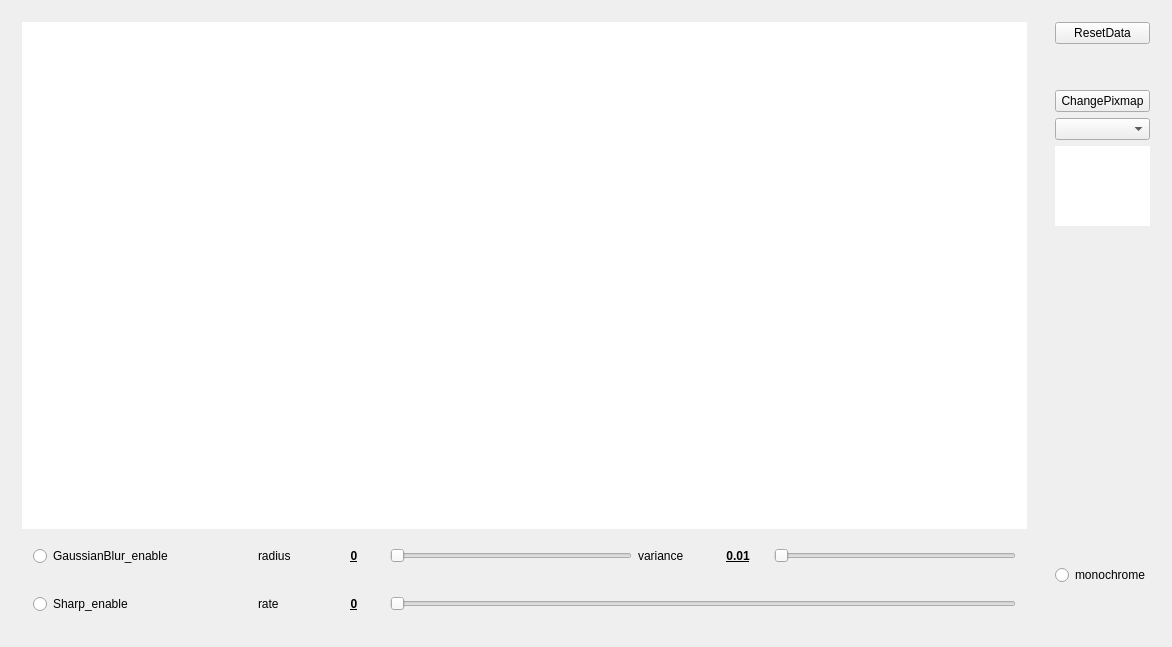
<?xml version="1.0" encoding="UTF-8"?>
<ui version="4.0">
 <class>Widget</class>
 <widget class="QWidget" name="Widget">
  <property name="enabled">
   <bool>true</bool>
  </property>
  <property name="geometry">
   <rect>
    <x>0</x>
    <y>0</y>
    <width>1172</width>
    <height>647</height>
   </rect>
  </property>
  <property name="windowTitle">
   <string>Widget</string>
  </property>
  <property name="styleSheet">
   <string notr="true"/>
  </property>
  <layout class="QHBoxLayout" name="horizontalLayout">
   <item>
    <widget class="QWidget" name="widget_no_use_1" native="true">
     <layout class="QVBoxLayout" name="verticalLayout">
      <item>
       <widget class="QWidget" name="widget_imgPaint" native="true">
        <property name="styleSheet">
         <string notr="true">background-color: rgb(255, 255, 255);</string>
        </property>
       </widget>
      </item>
      <item>
       <widget class="QWidget" name="widget_2" native="true">
        <property name="sizePolicy">
         <sizepolicy hsizetype="Preferred" vsizetype="Fixed">
          <horstretch>0</horstretch>
          <verstretch>0</verstretch>
         </sizepolicy>
        </property>
        <layout class="QHBoxLayout" name="horizontalLayout_2">
         <item>
          <widget class="QRadioButton" name="radioButton_GaussianBlur_enable">
           <property name="minimumSize">
            <size>
             <width>179</width>
             <height>0</height>
            </size>
           </property>
           <property name="text">
            <string>GaussianBlur_enable</string>
           </property>
          </widget>
         </item>
         <item>
          <spacer name="horizontalSpacer">
           <property name="orientation">
            <enum>Qt::Horizontal</enum>
           </property>
           <property name="sizeType">
            <enum>QSizePolicy::Fixed</enum>
           </property>
           <property name="sizeHint" stdset="0">
            <size>
             <width>40</width>
             <height>20</height>
            </size>
           </property>
          </spacer>
         </item>
         <item>
          <widget class="QLabel" name="labelR">
           <property name="minimumSize">
            <size>
             <width>60</width>
             <height>0</height>
            </size>
           </property>
           <property name="text">
            <string>radius</string>
           </property>
          </widget>
         </item>
         <item>
          <widget class="QLabel" name="labRadiusValue">
           <property name="sizePolicy">
            <sizepolicy hsizetype="Preferred" vsizetype="Preferred">
             <horstretch>0</horstretch>
             <verstretch>0</verstretch>
            </sizepolicy>
           </property>
           <property name="minimumSize">
            <size>
             <width>60</width>
             <height>0</height>
            </size>
           </property>
           <property name="font">
            <font>
             <weight>75</weight>
             <bold>true</bold>
             <underline>true</underline>
             <stylestrategy>PreferDefault</stylestrategy>
             <kerning>false</kerning>
            </font>
           </property>
           <property name="layoutDirection">
            <enum>Qt::LeftToRight</enum>
           </property>
           <property name="text">
            <string>0</string>
           </property>
           <property name="textFormat">
            <enum>Qt::AutoText</enum>
           </property>
           <property name="alignment">
            <set>Qt::AlignCenter</set>
           </property>
          </widget>
         </item>
         <item>
          <widget class="QSlider" name="HorlSlider_radius">
           <property name="autoFillBackground">
            <bool>false</bool>
           </property>
           <property name="minimum">
            <number>0</number>
           </property>
           <property name="maximum">
            <number>500</number>
           </property>
           <property name="singleStep">
            <number>10</number>
           </property>
           <property name="pageStep">
            <number>20</number>
           </property>
           <property name="value">
            <number>0</number>
           </property>
           <property name="orientation">
            <enum>Qt::Horizontal</enum>
           </property>
          </widget>
         </item>
         <item>
          <widget class="QLabel" name="labelV">
           <property name="minimumSize">
            <size>
             <width>64</width>
             <height>0</height>
            </size>
           </property>
           <property name="text">
            <string>variance</string>
           </property>
          </widget>
         </item>
         <item>
          <widget class="QLabel" name="labVarianceValue">
           <property name="minimumSize">
            <size>
             <width>60</width>
             <height>0</height>
            </size>
           </property>
           <property name="font">
            <font>
             <weight>75</weight>
             <bold>true</bold>
             <underline>true</underline>
            </font>
           </property>
           <property name="text">
            <string>0.01</string>
           </property>
           <property name="alignment">
            <set>Qt::AlignCenter</set>
           </property>
          </widget>
         </item>
         <item>
          <widget class="QSlider" name="HorSlider_variance">
           <property name="minimum">
            <number>1</number>
           </property>
           <property name="maximum">
            <number>5000</number>
           </property>
           <property name="singleStep">
            <number>10</number>
           </property>
           <property name="pageStep">
            <number>100</number>
           </property>
           <property name="orientation">
            <enum>Qt::Horizontal</enum>
           </property>
          </widget>
         </item>
        </layout>
       </widget>
      </item>
      <item>
       <widget class="QWidget" name="widget_3" native="true">
        <property name="sizePolicy">
         <sizepolicy hsizetype="Preferred" vsizetype="Fixed">
          <horstretch>0</horstretch>
          <verstretch>0</verstretch>
         </sizepolicy>
        </property>
        <layout class="QHBoxLayout" name="horizontalLayout_3">
         <item>
          <widget class="QRadioButton" name="radioButton_Sharp_enable">
           <property name="minimumSize">
            <size>
             <width>179</width>
             <height>0</height>
            </size>
           </property>
           <property name="baseSize">
            <size>
             <width>0</width>
             <height>0</height>
            </size>
           </property>
           <property name="text">
            <string>Sharp_enable</string>
           </property>
          </widget>
         </item>
         <item>
          <spacer name="horizontalSpacer_2">
           <property name="orientation">
            <enum>Qt::Horizontal</enum>
           </property>
           <property name="sizeType">
            <enum>QSizePolicy::Fixed</enum>
           </property>
           <property name="sizeHint" stdset="0">
            <size>
             <width>40</width>
             <height>20</height>
            </size>
           </property>
          </spacer>
         </item>
         <item>
          <widget class="QLabel" name="label_sharprate">
           <property name="minimumSize">
            <size>
             <width>60</width>
             <height>0</height>
            </size>
           </property>
           <property name="text">
            <string>rate</string>
           </property>
          </widget>
         </item>
         <item>
          <widget class="QLabel" name="labSharpRateValue">
           <property name="sizePolicy">
            <sizepolicy hsizetype="Preferred" vsizetype="Preferred">
             <horstretch>0</horstretch>
             <verstretch>0</verstretch>
            </sizepolicy>
           </property>
           <property name="minimumSize">
            <size>
             <width>60</width>
             <height>0</height>
            </size>
           </property>
           <property name="font">
            <font>
             <weight>75</weight>
             <bold>true</bold>
             <underline>true</underline>
             <stylestrategy>PreferDefault</stylestrategy>
             <kerning>false</kerning>
            </font>
           </property>
           <property name="layoutDirection">
            <enum>Qt::LeftToRight</enum>
           </property>
           <property name="text">
            <string>0</string>
           </property>
           <property name="textFormat">
            <enum>Qt::AutoText</enum>
           </property>
           <property name="alignment">
            <set>Qt::AlignCenter</set>
           </property>
          </widget>
         </item>
         <item>
          <widget class="QSlider" name="HorlSlider_sharprate">
           <property name="autoFillBackground">
            <bool>false</bool>
           </property>
           <property name="minimum">
            <number>0</number>
           </property>
           <property name="maximum">
            <number>500</number>
           </property>
           <property name="singleStep">
            <number>2</number>
           </property>
           <property name="pageStep">
            <number>20</number>
           </property>
           <property name="value">
            <number>0</number>
           </property>
           <property name="orientation">
            <enum>Qt::Horizontal</enum>
           </property>
          </widget>
         </item>
        </layout>
       </widget>
      </item>
     </layout>
    </widget>
   </item>
   <item>
    <widget class="QWidget" name="widget" native="true">
     <property name="sizePolicy">
      <sizepolicy hsizetype="Fixed" vsizetype="Preferred">
       <horstretch>0</horstretch>
       <verstretch>0</verstretch>
      </sizepolicy>
     </property>
     <layout class="QVBoxLayout" name="verticalLayout_2">
      <item>
       <widget class="QPushButton" name="pushButton_ResetData">
        <property name="text">
         <string>ResetData</string>
        </property>
       </widget>
      </item>
      <item>
       <spacer name="verticalSpacer_2">
        <property name="orientation">
         <enum>Qt::Vertical</enum>
        </property>
        <property name="sizeType">
         <enum>QSizePolicy::Fixed</enum>
        </property>
        <property name="sizeHint" stdset="0">
         <size>
          <width>20</width>
          <height>40</height>
         </size>
        </property>
       </spacer>
      </item>
      <item>
       <widget class="QPushButton" name="pushButton_ChangePixmap">
        <property name="text">
         <string>ChangePixmap</string>
        </property>
       </widget>
      </item>
      <item>
       <widget class="QComboBox" name="comboBox_SelectPixmap"/>
      </item>
      <item>
       <widget class="QLabel" name="label_DisplayImg">
        <property name="sizePolicy">
         <sizepolicy hsizetype="Preferred" vsizetype="Preferred">
          <horstretch>0</horstretch>
          <verstretch>0</verstretch>
         </sizepolicy>
        </property>
        <property name="minimumSize">
         <size>
          <width>80</width>
          <height>80</height>
         </size>
        </property>
        <property name="sizeIncrement">
         <size>
          <width>0</width>
          <height>0</height>
         </size>
        </property>
        <property name="baseSize">
         <size>
          <width>0</width>
          <height>0</height>
         </size>
        </property>
        <property name="styleSheet">
         <string notr="true">background-color: rgb(255, 255, 255);</string>
        </property>
        <property name="text">
         <string/>
        </property>
       </widget>
      </item>
      <item>
       <spacer name="verticalSpacer">
        <property name="orientation">
         <enum>Qt::Vertical</enum>
        </property>
        <property name="sizeHint" stdset="0">
         <size>
          <width>20</width>
          <height>451</height>
         </size>
        </property>
       </spacer>
      </item>
      <item>
       <widget class="QRadioButton" name="radioButton_monochrome">
        <property name="text">
         <string>monochrome</string>
        </property>
       </widget>
      </item>
      <item>
       <spacer name="verticalSpacer_3">
        <property name="orientation">
         <enum>Qt::Vertical</enum>
        </property>
        <property name="sizeType">
         <enum>QSizePolicy::Fixed</enum>
        </property>
        <property name="sizeHint" stdset="0">
         <size>
          <width>20</width>
          <height>40</height>
         </size>
        </property>
       </spacer>
      </item>
     </layout>
    </widget>
   </item>
  </layout>
 </widget>
 <layoutdefault spacing="6" margin="11"/>
 <resources/>
 <connections/>
</ui>
